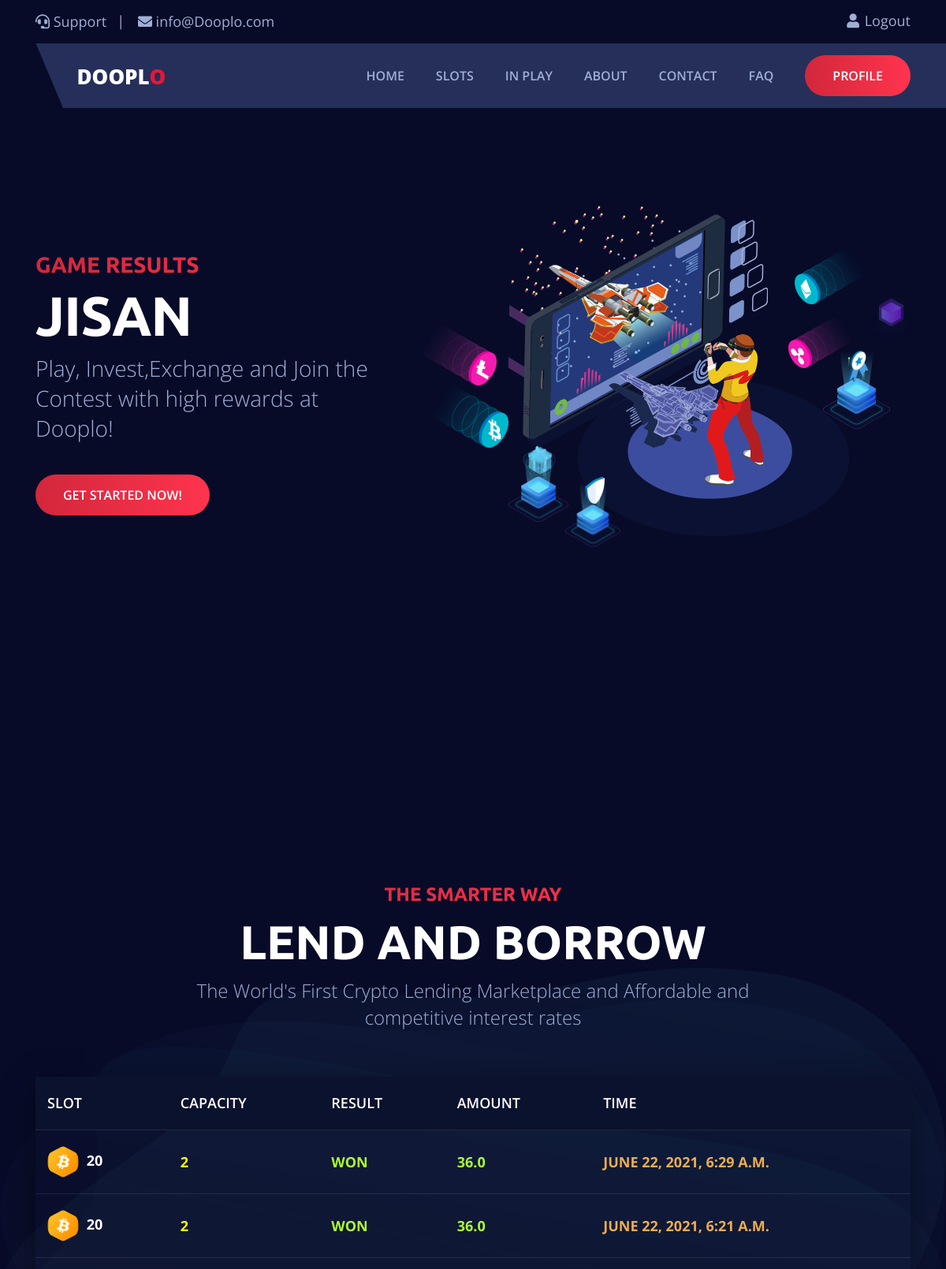
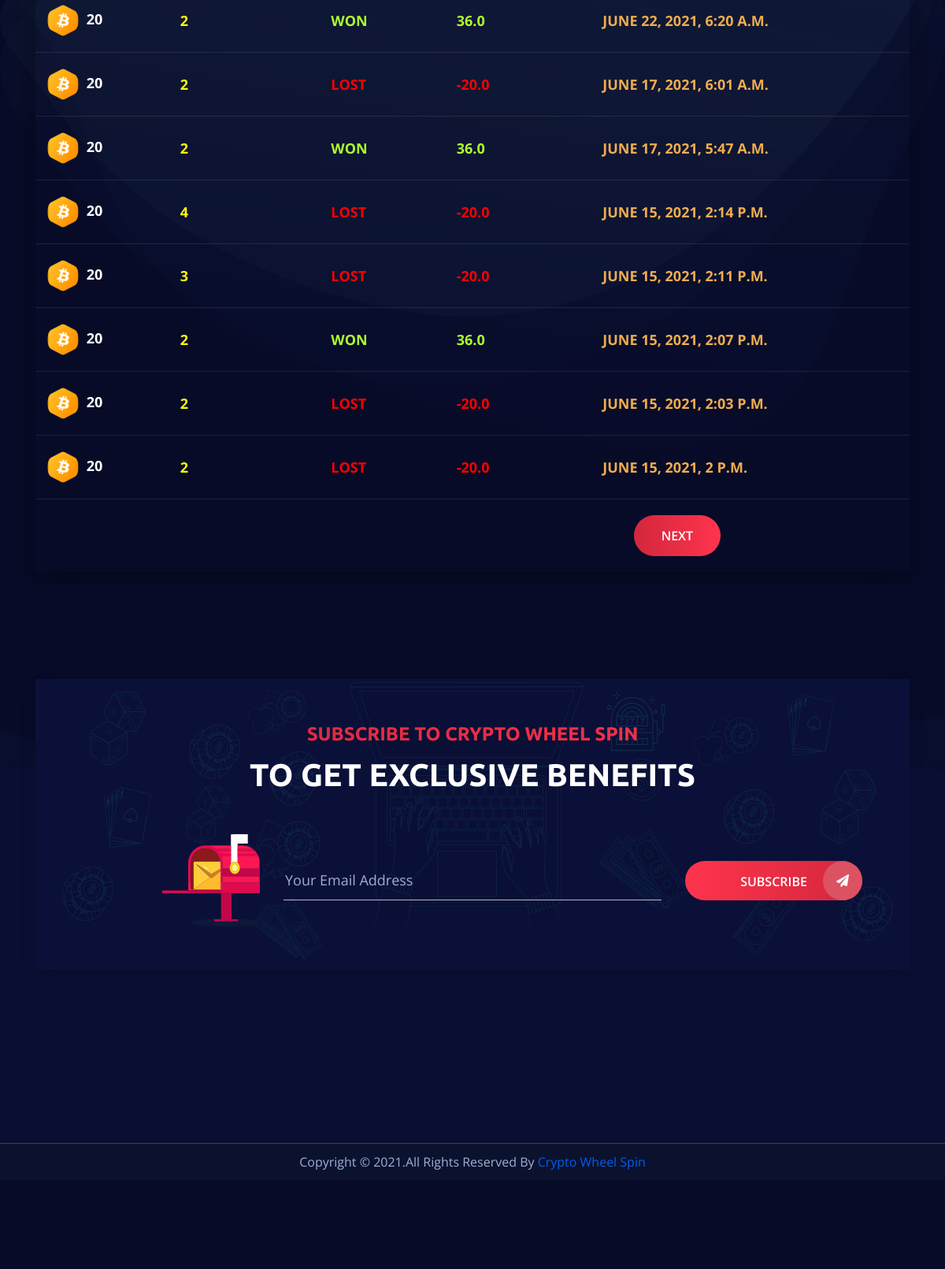
Page /gameresults/ (signed in) on the committed database (2 pictures, top to bottom).
### wheelspin/models.py (models this page shows, shortened)
class GameDetails(models.Model):
    username = models.ForeignKey(User, on_delete=models.CASCADE)
    slot = models.BigIntegerField()
    capcity = models.BigIntegerField()
    result = models.CharField(max_length=10)
    charge = models.FloatField()
    time = models.DateTimeField(auto_now_add=True, auto_now=False)

### wheelspin/views.py (the view)
# urls.py: path('gameresults/', gameresults, name="gameresults"),
def gameresults(request, *args, **kwargs):
    username = request.user.id
    results = GameDetails.objects.filter(username=username).order_by('-id')[:10]
    context = {
        "results": results,
        "nextid": 10,
        "preid" : -10
    }
    return render(request, 'wheelspin/gameresults.html', context)

### wheelspin/templates/wheelspin/gameresults.html (shortened to what this page needs)
{% extends 'wheelspin/base.html' %}
{% load static %}
{% block body %}
    <div class="hero-area">
        <div class="container">
            <div class="row">
                <div class="col-lg-5 d-flex align-self-center">
                    <div class="left-content">
                        <div class="content">
                            <h5 class="subtitle">
                                Game Results
                            </h5>
                            <h1 class="title">
                                {{request.user.username}}
                            </h1>
                            <p class="text">
                                Play, Invest,Exchange and Join the Contest with high rewards at Dooplo!
                            </p>
                            <div class="links">
                                <a href="#" class="mybtn1 link1">Get Started Now!</a>
                            </div>
                        </div>
                    </div>
                </div>
                <div class="col-lg-7">
                    <div class="hero-img d-none d-md-block">
                        <img class="shape phone" src="{% static 'wheelspin/assets/images/h-shapes/phone.png' %}" alt="">
                        <img class="shape man" src="{% static 'wheelspin/assets/images/h-shapes/man222.png' %}" alt="">
                        <img class="shape ripple" src="{% static 'wheelspin/assets/images/h-shapes/ripple.png' %}" alt="">
                        <img class="shape ripple2" src="{% static 'wheelspin/assets/images/h-shapes/ripple1.png' %}" alt="">
                        <img class="shape bitcoin1" src="{% static 'wheelspin/assets/images/h-shapes/bitcoin1.png' %}" alt="">
                        <img class="shape bitcoin2" src="{% static 'wheelspin/assets/images/h-shapes/bitcoin2.png' %}" alt="">
                        <img class="shape shape-icon" src="{% static 'wheelspin/assets/images/h-shapes/shape.png' %}" alt="">
                        <img class="shape award-bg" src="{% static 'wheelspin/assets/images/h-shapes/award/bg.png' %}" alt="">
                        <img class="shape award" src="{% static 'wheelspin/assets/images/h-shapes/award/award.png' %}" alt="">
                        <img class="shape gift-bg" src="{% static 'wheelspin/assets/images/h-shapes/giftbox/bg.png' %}" alt="">
                        <img class="shape gift" src="{% static 'wheelspin/assets/images/h-shapes/giftbox/gift.png' %}" alt="">
                        <img class="shape shield-bg" src="{% static 'wheelspin/assets/images/h-shapes/shield/bg.png' %}" alt="">
                        <img class="shape shield" src="{% static 'wheelspin/assets/images/h-shapes/shield/shield.png' %}" alt="">
                    </div>
                </div>
            </div>
        </div>
    </div>
    <section class="activities">
        <img class="shape shape1" src="{% static 'wheelspin/assets/images/people/shape1.png' %}" alt="">
        <img class="shape shape2" src="{% static 'wheelspin/assets/images/people/shape2.png' %}" alt="">
        <img class="shape shape3" src="{% static 'wheelspin/assets/images/people/shape3.png' %}" alt="">
        <div class="container">
            <div class="row justify-content-center">
                <div class="col-lg-8 col-md-10">
                    <div class="section-heading">
                        <h5 class="subtitle">
                            The Smarter Way
                        </h5>
                        <h2 class="title">
                            Lend and Borrow
                        </h2>
                        <p class="text">
                            The World's First Crypto Lending Marketplace and Affordable and competitive interest rates
                        </p>
                    </div>
                </div>
            </div>
            <div class="row">
                <div class="col-lg-12">
                            <div class="responsive-table">
                                <table class="table">
                                    <thead>
                                        <tr>
                                            <th scope="col">Slot</th>
                                            <th scope="col">Capacity</th>
                                            <th scope="col">Result</th>
                                            <th scope="col">Amount</th>
                                            <th scope="col">Time</th>
                                        </tr>
                                    </thead>
                                    <tbody>
                                        {% for result in results%}
                                        <tr>
                                            <td>
                                                <img src="{% static 'wheelspin/assets/images/icon1.png' %}" alt=""> {{result.slot}}
                                            </td>
                                            <td style="color: yellow;">
                                                {{result.capcity}}
                                            </td>
                                            {% if result.charge < 0%}
                                            <td style="color: red;">
                                                {{result.result}}
                                            </td>
                                            <td style="color: red;">{{result.charge}}</td>
                                            {% else %}
                                            <td style="color: greenyellow;">
                                                {{result.result}}
                                            </td>
                                            <td style="color: greenyellow;">{{result.charge}}</td>
                                            {% endif%}
                                            <td>{{result.time}}</td>
                                        </tr>
                                        {% endfor %}
                                        <tr>
                                            {% if preid >= 0 %}
                                            <td colspan=3 style="text-align:center;">
                                                <a href="/gameresults/pre/{{preid}}/" class="mybtn1">Previous</a>
                                            </td>
                                            {% else %}
                                            <td colspan=3 style="text-align:center;">
                                            </td>
                                            {% endif %}
                                            <td colspan=3 style="text-align:center;">
                                                <a href="/gameresults/next/{{nextid}}/" class="mybtn1">Next</a>
                                            </td>
                                        </tr>
                                    </tbody>
                                </table>
                            </div>
                </div>
            </div>
        </div>
{% endblock %}

### wheelspin/templates/wheelspin/base.html (shortened to what this page needs)
{% load static %}
<!DOCTYPE html>
<html lang="en">
<head>
    <link rel="stylesheet" href="{% static 'wheelspin/assets/css/bootstrap.min.css' %}">
    <link rel="stylesheet" href="{% static 'wheelspin/assets/css/plugin.css' %}">
    <link rel="stylesheet" href="{% static 'wheelspin/assets/css/style.css' %}">
    <link rel="stylesheet" href="{% static 'wheelspin/assets/css/responsive.css' %}">
</head>
<body>
    {% include 'wheelspin/header.html' %}
    {% block body %}{% endblock %}
    {% include 'wheelspin/footer.html' %}
</body>
</html>

### wheelspin/templates/wheelspin/header.html (shortened to what this page needs)
{% load static %}
    <header class="header">
        <section class="top-header">
            <div class="container">
                <div class="row">
                    <div class="col-lg-12">
                        <div class="content">
                            <div class="left-content">
                                <ul class="left-list">
                                    <li>
                                        <p>
                                            <i class="fas fa-headset"></i> Support
                                        </p>
                                    </li>
                                    <li>
                                        <p>
                                            <i class="fas fa-envelope"></i> info@Dooplo.com
                                        </p>
                                    </li>
                                </ul>
                            </div>
                            <div class="right-content">
                                <ul class="right-list">
                                {% if not request.user.is_authenticated %}
                                    <li>
                                        <a href="/accounts/login" class="sign-in">
												<i class="fas fa-user"></i> Sign In
											</a>
                                    </li>
                                {% else %}
                                    <li>
                                        <a href="/accounts/logout" class="sign-in">
												<i class="fas fa-user"></i> Logout
											</a>
                                    </li>
                                {% endif %}
                                </ul>
                            </div>
                        </div>
                    </div>
                </div>
            </div>
        </section>
        <div class="mainmenu-area">
            <div class="container">
                <div class="row">
                    <div class="col-lg-12">
                        <nav class="navbar navbar-expand-lg navbar-light">
                            <a class="navbar-brand" href="/">
								<img src="{% static 'wheelspin/assets/images/logo.png' %}" alt="">
							</a>
                            <div class="collapse navbar-collapse fixed-height" id="main_menu">
                                <ul class="navbar-nav ml-auto">
                                    <li class="nav-item">
                                        <a class="nav-link" href="/">Home
												<div class="mr-hover-effect"></div></a>
                                    </li>
                                    <li class="nav-item">
                                        <a class="nav-link" href="/slots">Slots
												<div class="mr-hover-effect"></div></a>
                                    </li>
                                    <li class="nav-item">
                                        <a class="nav-link" href="/inplay">In Play
												<div class="mr-hover-effect"></div></a>
                                    </li>
                                    <li class="nav-item">
                                        <a class="nav-link" href="/about">About
												<div class="mr-hover-effect"></div></a>
                                    </li>
                                    <li class="nav-item">
                                        <a class="nav-link" href="/contact">Contact
													<div class="mr-hover-effect"></div></a>
                                    </li>
                                    <li class="nav-item">
                                        <a class="nav-link" href="/faq">FAQ
												<div class="mr-hover-effect"></div></a>
                                    </li>
                                </ul>
                                {% if not request.user.is_authenticated %}
                                    <a href="/accounts/signup" class="mybtn1">Sign Up</a>
                                {% else %}
                                    <a href="/profile" class="mybtn1">Profile</a>
                                {% endif %}
                            </div>
                        </nav>
                    </div>
                </div>
            </div>
        </div>
    </header>

### wheelspin/templates/wheelspin/footer.html
{% load static %}
    <footer class="footer" id="footer">
        <div class="subscribe-area">
            <div class="container">
                <div class="row">
                    <div class="col-lg-12">
                        <div class="subscribe-box">
                            <form action="#">
                                <div class="row">
                                    <div class="col-lg-12">
                                        <div class="heading-area">
                                            <h5 class="sub-title">
                                                subscribe to Crypto Wheel Spin
                                            </h5>
                                            <h4 class="title">
                                                To Get Exclusive Benefits
                                            </h4>
                                        </div>
                                    </div>
                                    <div class="col-lg-3 col-4 d-flex align-self-center">
                                        <div class="icon">
                                            <img src="{% static 'wheelspin/assets/images/mail-box.png' %}" alt="">
                                        </div>
                                    </div>
                                    <div class="col-lg-6 col-8 d-flex align-self-center">
                                        <div class="form-area">
                                            <input type="text" placeholder="Your Email Address">
                                        </div>
                                    </div>
                                    <div class="col-lg-3 d-flex align-self-center">
                                        <div class="button-area">
                                            <button class="mybtn1" type="submit">Subscribe
												<span><i class="fas fa-paper-plane"></i></span>
											</button>
                                        </div>
                                    </div>
                                </div>
                            </form>
                        </div>
                    </div>
                </div>
            </div>
        </div>
        <div class="copy-bg">
            <div class="container">
                <div class="row">
                    <div class="col-lg-12">
                        <div class="left-area text-center">
                            <p>Copyright © 2021.All Rights Reserved By <a href="#">Crypto Wheel Spin</a>
                            </p>
                        </div>
                    </div>
                </div>
            </div>
        </div>
    </footer>

### wheelspin/templates/wheelspin/login.html (shortened to what this page needs)
{% load static %}

### wheelspin/templates/wheelspin/signup.html (shortened to what this page needs)
{% load static %}

### rows in the picture
GameDetails: slot "20", capcity "2", result "WON", charge "36.0", time "JUNE 22, 2021, 6:29 A.M."
GameDetails: slot "20", capcity "2", result "WON", charge "36.0", time "JUNE 22, 2021, 6:21 A.M."
GameDetails: slot "20", capcity "2", result "WON", charge "36.0", time "JUNE 22, 2021, 6:20 A.M."
GameDetails: slot "20", capcity "2", result "LOST", charge "-20.0", time "JUNE 17, 2021, 6:01 A.M."
GameDetails: slot "20", capcity "2", result "WON", charge "36.0", time "JUNE 17, 2021, 5:47 A.M."
GameDetails: slot "20", capcity "4", result "LOST", charge "-20.0", time "JUNE 15, 2021, 2:14 P.M."
GameDetails: slot "20", capcity "3", result "LOST", charge "-20.0", time "JUNE 15, 2021, 2:11 P.M."
GameDetails: slot "20", capcity "2", result "WON", charge "36.0", time "JUNE 15, 2021, 2:07 P.M."
GameDetails: slot "20", capcity "2", result "LOST", charge "-20.0", time "JUNE 15, 2021, 2:03 P.M."
GameDetails: slot "20", capcity "2", result "LOST", charge "-20.0", time "JUNE 15, 2021, 2 P.M."

### other values in the picture
{{ request.user.username }} "JISAN"
